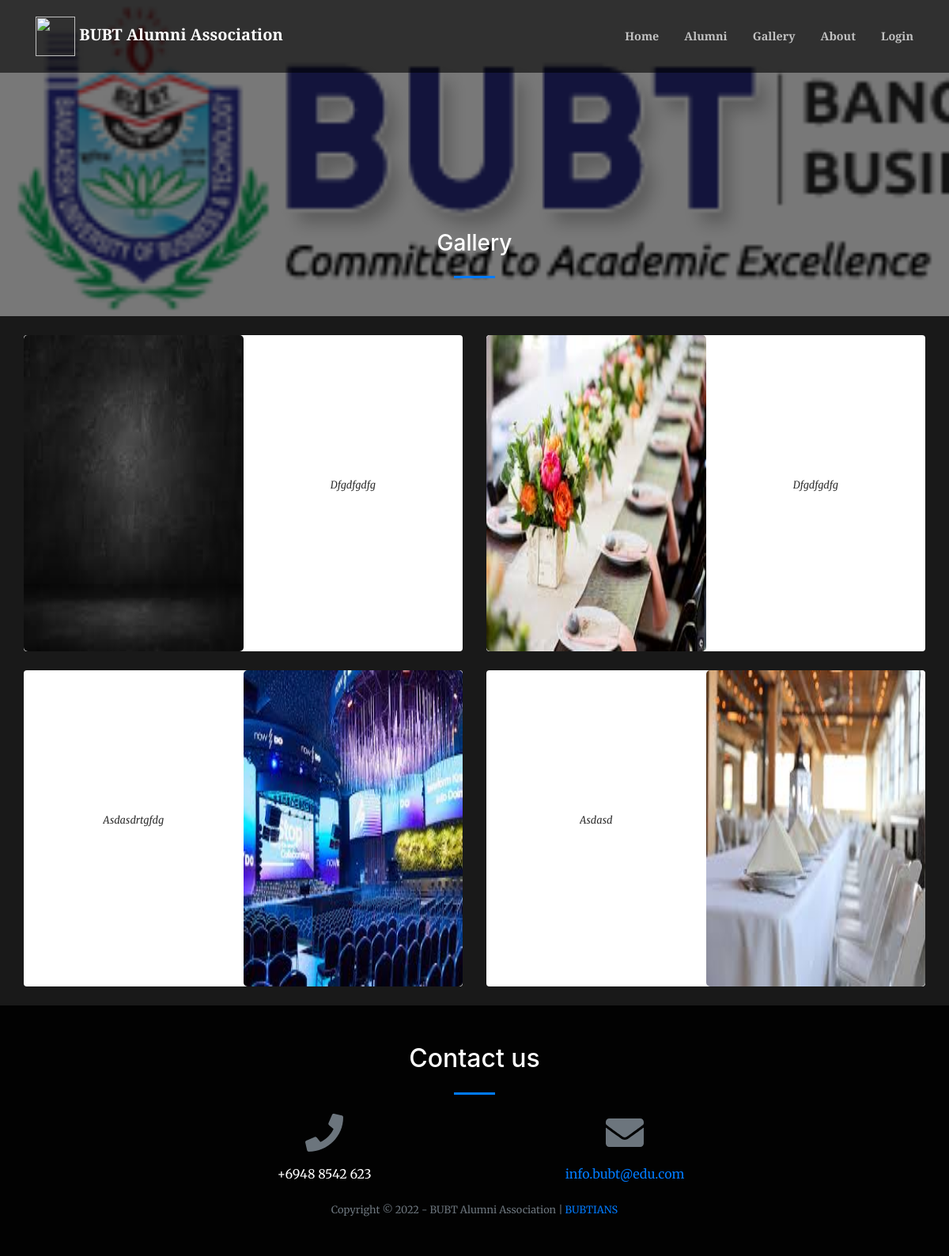
The page /index.php?page=gallery on the database its author committed.
### tables this page shows
CREATE TABLE `gallery` (
  `id` int(30) NOT NULL,
  `about` text NOT NULL,
  `created` datetime NOT NULL DEFAULT current_timestamp()
);

### gallery.php (the view, shortened to what this page needs)
<?php
include 'admin/db_connect.php';
?>
        <header class="masthead">
            <div class="container-fluid h-100">
                <div class="row h-100 align-items-center justify-content-center text-center">
                    <div class="col-lg-8 align-self-end mb-4 page-title">
                        <h3 class="text-white">Gallery</h3>
                        <hr class="divider my-4" />
                    </div>
                </div>
            </div>
        </header>
            <div class="container-fluid mt-3 pt-2">
                <div class="row-items">
                <div class="col-lg-12">
                    <div class="row">
                <?php
                $rtl ='rtl';
                $ci= 0;
                $img = array();
                $fpath = 'admin/assets/uploads/gallery';
                $files= is_dir($fpath) ? scandir($fpath) : array();
                foreach($files as $val){
                    if(!in_array($val, array('.','..'))){
                        $n = explode('_',$val);
                        $img[$n[0]] = $val;
                    }
                }
                $gallery = $conn->query("SELECT * from gallery order by id desc");
                while($row = $gallery->fetch_assoc()):
                    $ci++;
                    if($ci < 3){
                        $rtl = '';
                    }else{
                        $rtl = 'rtl';
                    }
                    if($ci == 4){
                        $ci = 0;
                    }
                ?>
                <div class="col-md-6">
                <div class="card gallery-list <?php echo $rtl ?>" data-id="<?php echo $row['id'] ?>">
                        <div class="gallery-img" card-img-top>
                            <img src="<?php echo isset($img[$row['id']]) && is_file($fpath.'/'.$img[$row['id']]) ? $fpath.'/'.$img[$row['id']] :'' ?>" alt="">
                        </div>
                    <div class="card-body">
                        <div class="row align-items-center justify-content-center text-center h-100">
                            <div class="">
                                <div>
                                <span class="truncate" style="font-size: inherit;"><small><?php echo ucwords($row['about']) ?></small></span>
                                    <br>
                                </div>
                            </div>
                        </div>
                    </div>
                </div>
                <br>
                </div>
                <?php endwhile; ?>
                </div>
                </div>
                </div>
            </div>

### gallery.php (style rules this page uses)
.gallery-list { cursor: pointer; border: unset; flex-direction: inherit; }
.gallery-img,.gallery-list .card-body { width: calc(50%) }
.gallery-img img { border-radius: 5px; min-height: 50vh; max-width: calc(100%); }
header.masthead,header.masthead:before { min-height: 50vh !important; height: 50vh !important }
.row-items { position: relative; }
.rtl { direction: rtl ; }
.masthead { min-height: 23vh !important; height: 23vh !important; }
.masthead:before { min-height: 23vh !important; height: 23vh !important; }

### rows shown on the page
gallery: shows a picture, about "Dfgdfgdfg"
gallery: shows a picture, about "Dfgdfgdfg"
gallery: shows a picture, about "Asdasdrtgfdg"
gallery: shows a picture, about "Asdasd"

### other values the page prints
$_SESSION['system']['name'] "BUBT Alumni Association"
$_SESSION['system']['contact'] "+6948 8542 623"
$_SESSION['system']['email'] "info.bubt@edu.com"
